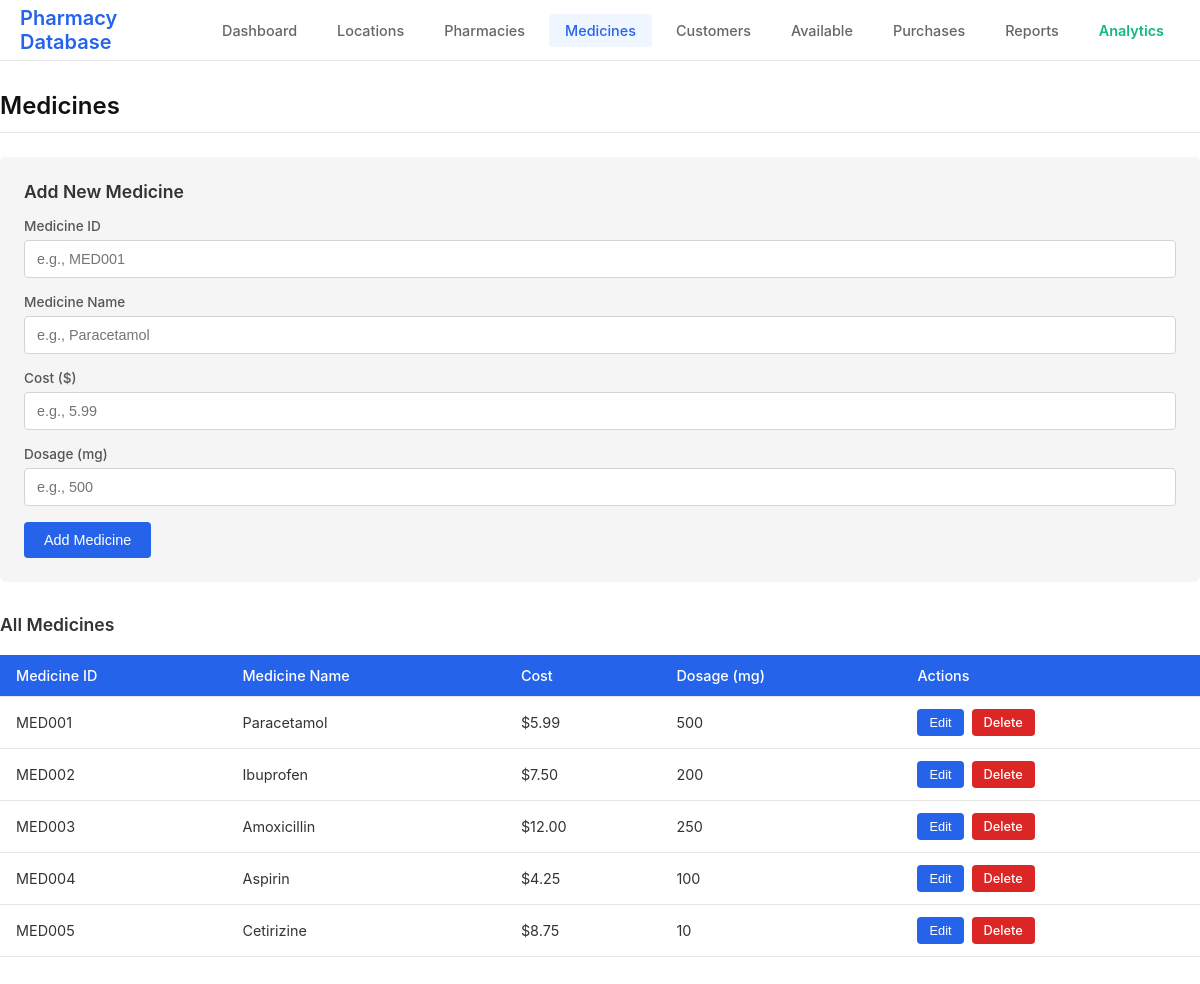
The page /medicines on the database its author committed.
### tables this page shows
CREATE TABLE medicine (
            med_id TEXT PRIMARY KEY,
            med_name TEXT NOT NULL,
            cost REAL NOT NULL,
            dosage_mg INTEGER NOT NULL
        );

### app.py (the view)
@app.route('/medicines')
def medicines():
    conn = get_connection()
    cursor = conn.cursor()
    cursor.execute("SELECT * FROM medicine")
    medicines = cursor.fetchall()
    conn.close()
    return render_template('medicines.html', medicines=medicines)

### app.py (called while the page is built)
def get_connection():
    conn = sqlite3.connect(DB_PATH)
    conn.row_factory = sqlite3.Row
    return conn

### templates/medicines.html (shortened to what this page needs)
{% extends "base.html" %}
{% block content %}
<h2>Medicines</h2>
<div class="form-section">
    <h3>Add New Medicine</h3>
    <form method="POST" action="{{ url_for('add_medicine') }}">
        <div class="form-group">
            <label>Medicine ID</label>
            <input type="text" name="med_id" required placeholder="e.g., MED001">
        </div>
        <div class="form-group">
            <label>Medicine Name</label>
            <input type="text" name="med_name" required placeholder="e.g., Paracetamol">
        </div>
        <div class="form-group">
            <label>Cost ($)</label>
            <input type="number" step="0.01" name="cost" required placeholder="e.g., 5.99">
        </div>
        <div class="form-group">
            <label>Dosage (mg)</label>
            <input type="number" name="dosage_mg" required placeholder="e.g., 500">
        </div>
        <button type="submit">Add Medicine</button>
    </form>
</div>
<h3>All Medicines</h3>
<table>
    <thead>
        <tr>
            <th>Medicine ID</th>
            <th>Medicine Name</th>
            <th>Cost</th>
            <th>Dosage (mg)</th>
            <th>Actions</th>
        </tr>
    </thead>
    <tbody>
        {% for medicine in medicines %}
        <tr>
            <td>{{ medicine.med_id }}</td>
            <td>{{ medicine.med_name }}</td>
            <td>${{ "%.2f"|format(medicine.cost) }}</td>
            <td>{{ medicine.dosage_mg }}</td>
            <td>
                <div class="actions">
                    <button type="button" class="btn btn-sm" onclick="toggleEdit('{{ medicine.med_id }}')">Edit</button>
                    <a href="{{ url_for('delete_medicine', med_id=medicine.med_id) }}"
                       class="btn btn-danger btn-sm"
                       onclick="return confirm('Are you sure?')">Delete</a>
                </div>
            </td>
        </tr>
        {% endfor %}
    </tbody>
</table>
{% endblock %}

### templates/base.html (style rules this page uses)
* { margin: 0; padding: 0; box-sizing: border-box; }
body { font-family: -apple-system, BlinkMacSystemFont, 'Segoe UI', Roboto, 'Helvetica Neue', Arial, sans-serif; background-color: #ffffff; color: #333; min-height: 100vh; }
h2 { font-size: 1.5rem; font-weight: 600; color: #111; margin-bottom: 24px; padding-bottom: 12px; border-bottom: 1px solid #e5e5e5; }
h3 { font-size: 1.1rem; font-weight: 600; color: #333; margin-bottom: 16px; }
table { width: 100%; border-collapse: collapse; margin: 20px 0; font-size: 0.9rem; }
th, td { padding: 12px 16px; text-align: left; border-bottom: 1px solid #e5e5e5; }
th { background-color: #2563eb; color: white; font-weight: 500; }
.form-section { background-color: #f5f5f5; padding: 24px; border-radius: 6px; margin-bottom: 32px; }
.form-group { margin-bottom: 16px; }
label { display: block; margin-bottom: 6px; color: #555; font-size: 0.85rem; font-weight: 500; }
input, select { width: 100%; padding: 10px 12px; border: 1px solid #d1d5db; border-radius: 4px; font-size: 0.9rem; background-color: white; transition: border-color 0.2s; }
button, .btn { background-color: #2563eb; color: white; padding: 10px 20px; border: none; border-radius: 4px; cursor: pointer; text-decoration: none; display: inline-block; font-size: 0.9rem; font-weight: 500; transition: background-color 0.2s; }
.btn-danger { background-color: #dc2626; }
.btn-sm { padding: 6px 12px; font-size: 0.8rem; }
.actions { display: flex; gap: 8px; }

### rows shown on the page
medicine: med_id "MED001", med_name "Paracetamol", cost "5.99", dosage_mg "500"
medicine: med_id "MED002", med_name "Ibuprofen", cost "7.50", dosage_mg "200"
medicine: med_id "MED003", med_name "Amoxicillin", cost "12.00", dosage_mg "250"
medicine: med_id "MED004", med_name "Aspirin", cost "4.25", dosage_mg "100"
medicine: med_id "MED005", med_name "Cetirizine", cost "8.75", dosage_mg "10"
